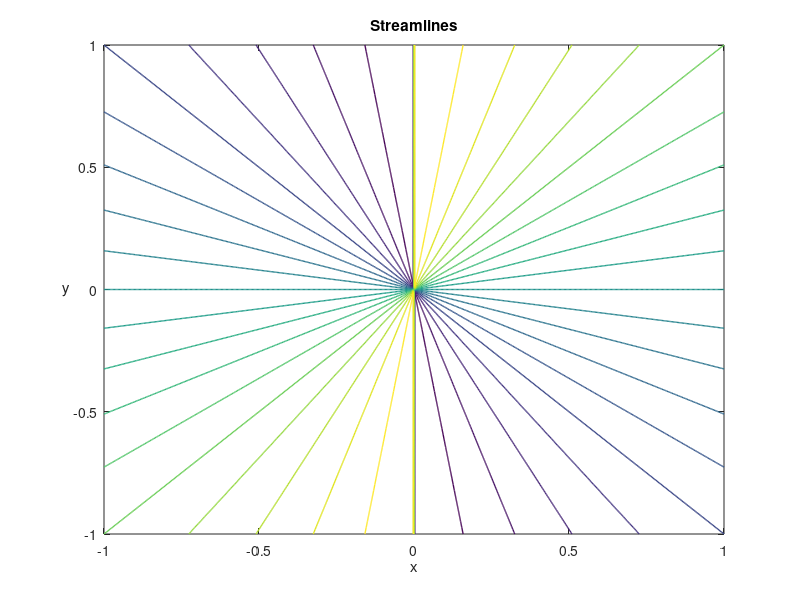
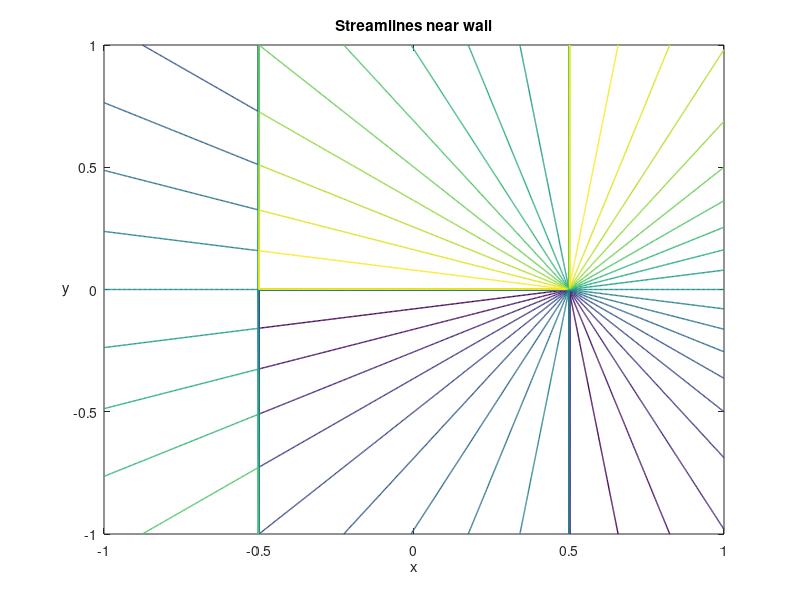

MATLAB code for these plots, in order:


[x,y] = meshgrid(linspace(-1,1,500),linspace(-1,1,500));

m=2;
a=0;

psi = m ./ pi ./ (2 .* x - 2 .* a) .* atan((2 .* y ./ (2 .* x - 2 .* a))) .* x - m ./ pi ./ (2 .* x - 2 .* a) .* ...
atan((2 .* y ./ (2 .* x - 2 .* a))) .* a + m ./ pi ./ (2 .* x + 2 .* a) .* atan((2 .* y ./ (2 .* x + 2 .* a))) .*...
x + m ./ pi ./ (2 .* x + 2 .* a) .* atan((2 .* y ./ (2 .* x + 2 .* a))) .* a - m ./ pi .* atan(((2 .* x - 2 .* a)...
./ y) ./ 0.2e1) ./ 0.2e1 + m ./ pi .* atan(((2 .* x + 2 .* a) ./ y) ./ 0.2e1) ./ 0.2e1;
% Streamfunction


figure(1)
contour(x,y,psi,'LevelStep',0.1,'LineWidth',1);


xlim([-1 1])
ylim([-1 1])

title('Streamlines')
xlabel('x')
ylabel('y')

hYLabel = get(gca,'YLabel');
set(hYLabel,'rotation',0,'VerticalAlignment','middle')



figure(2)

[x,y] = meshgrid(linspace(-1,1,500),linspace(-1,1,500));

m=2;
a=0.5;

psi = m ./ pi ./ (2 .* x - 2 .* a) .* atan((2 .* y ./ (2 .* x - 2 .* a))) .* x - m ./ pi ./ (2 .* x - 2 .* a) .* atan((2 .* y ./ (2 .* x - 2 .* a))) .* a + m ./ pi ./ (2 .* x + 2 .* a) .* atan((2 .* y ./ (2 .* x + 2 .* a))) .* x + m ./ pi ./ (2 .* x + 2 .* a) .* atan((2 .* y ./ (2 .* x + 2 .* a))) .* a - m ./ pi .* atan(((2 .* x - 2 .* a) ./ y) ./ 0.2e1) ./ 0.2e1 + m ./ pi .* atan(((2 .* x + 2 .* a) ./ y) ./ 0.2e1) ./ 0.2e1;


contour(x,y,psi,'LevelStep',0.1,'LineWidth',1);

title('Streamlines near wall')
xlabel('x')
ylabel('y')

hYLabel = get(gca,'YLabel');
set(hYLabel,'rotation',0,'VerticalAlignment','middle')
